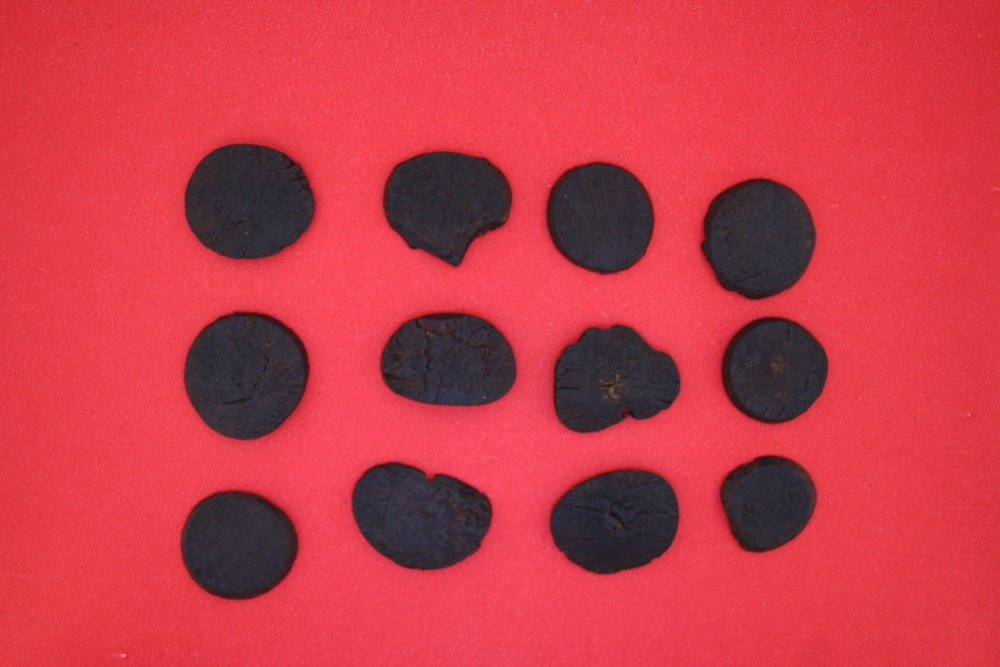
#> input picture code/1.jpg, 1000 x 667 px, shrunk from 1728 x 1152 before the run
$ python separate_herbs.py   (Python 2 division)   (older library calls are emulated)
#> lines starting #> are read from the running program, lines starting #| are printed output that depends on the picture; after the words box and inside, x2 and y2 are one past the last pixel; in counts of white or black regions, pixels touching at a corner belong together
#__author__ : Shrobon Biswas
'''__Description__ :
1. To detect correct number of contours
2. Performing masking to segment out the image

'''

import numpy as np
import cv2
from matplotlib import pyplot as plt


img = cv2.imread('1.jpg')
#> img is the input picture: shape (667, 1000, 3); mean B, G, R 71.7, 59.3, 199.9
cv2.imshow("Original Image",img)

imgray = cv2.cvtColor(img,cv2.COLOR_BGR2GRAY)
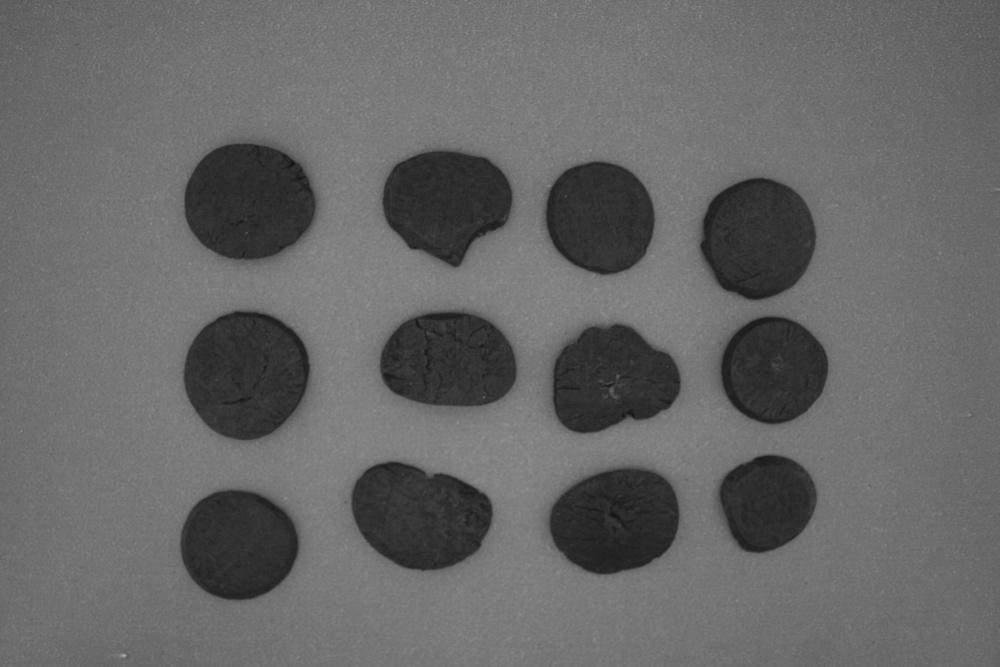
#> imgray: shape (667, 1000); min 18, max 171, mean 102.7
blurring = cv2.GaussianBlur(imgray,(7,7),0)
ret,thresh = cv2.threshold(blurring,0,255,cv2.THRESH_BINARY | cv2.THRESH_OTSU)
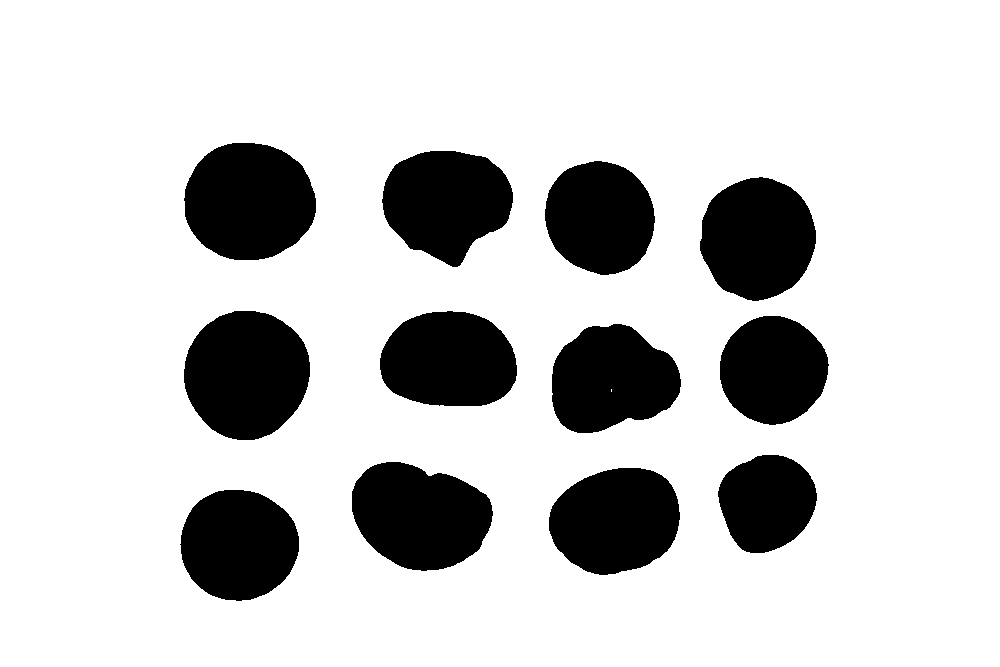
#> thresh: shape (667, 1000); 81% white; 12 black regions
#> ret = 81
(image, contour , _) =  cv2.findContours(thresh,cv2.RETR_LIST,cv2.CHAIN_APPROX_SIMPLE)
#> contour = 14 contours, 1 with area under 20; largest, box (x1, y1, x2, y2) and area: (0, 0, 1000, 667) 665334, (183, 310, 311, 441) 12858, (183, 142, 317, 261) 12426, (351, 461, 494, 572) 11676, (699, 176, 817, 302) 11216

image_area = img.shape[0] * img.shape[1]
#> image_area = 667000
arealist = []
accepted_contours =[]

for i in contour:
	cont_area = cv2.contourArea(i)
	if cont_area >= 10000 and cont_area <= 0.8 * image_area:
		arealist.append(cont_area)
		accepted_contours.append(i)
#> this loop made 14 passes
#> cont_area on passes 1, 2, 3, 4, 6, 7, 8, 9, 10, 11, 12, 13: 10508, 11083, 11676.5, 7498, 10718.5, 9289.5, 10752.5, 12857.5, 11215.5, 9931, 11061.5, 12426
#> (i, cont_area) on pass 14: ([[0, 0], [0, 666], [999, 666], [999, 0]], 665334)
#> after the loop, accepted_contours = 9 contours; largest, box (x1, y1, x2, y2) and area: (183, 310, 311, 441) 12858, (183, 142, 317, 261) 12426, (351, 461, 494, 572) 11676, (699, 176, 817, 302) 11216, (548, 467, 681, 576) 11083; arealist = [10508, 11083, 11676.5, 10718.5, 10752.5, 12857.5, 11215.5, 11061.5, 12426]

print "Number of herbs detected in image"
print len(accepted_contours)
#| 9


for i in range(0,len(accepted_contours)):
	cv2.drawContours(thresh, accepted_contours, i , (255,255,255),thickness = -1)
#> this loop made 9 passes
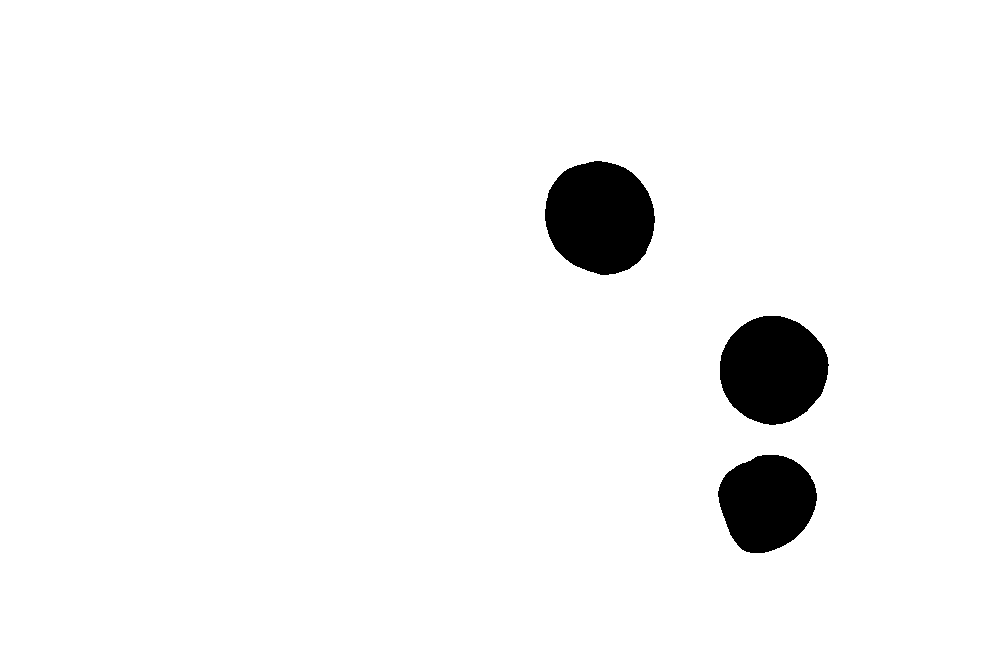
#> thresh: shape (667, 1000); 96.1% white; 3 black regions, box (x1, y1, x2, y2) and area: (545, 161, 655, 275) 9772, (720, 316, 829, 425) 9138, (718, 455, 817, 553) 7360

cv2.imshow('Segmented Image',thresh)


## Some Steps needed to perform masking ::: Can be made faster
for i in range(0,thresh.shape[0]):
	for j in range(0,thresh.shape[1]):
		if thresh[i][j] < 50:
			thresh[i][j] = 0
		else:
			thresh[i][j] = 255

#masking
result_b = cv2.bitwise_and(img[:,:,0],img[:,:,0],mask=thresh)
result_g = cv2.bitwise_and(img[:,:,1],img[:,:,1],mask=thresh)
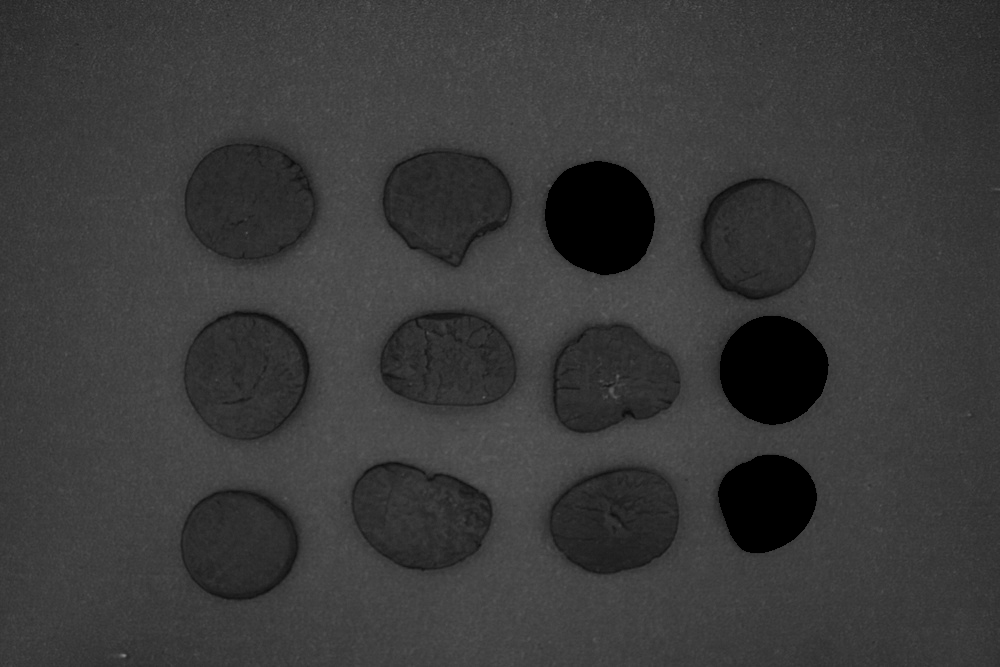
#> result_g: shape (667, 1000); min 0, max 132, mean 57.6
result_r = cv2.bitwise_and(img[:,:,2],img[:,:,2],mask=thresh)
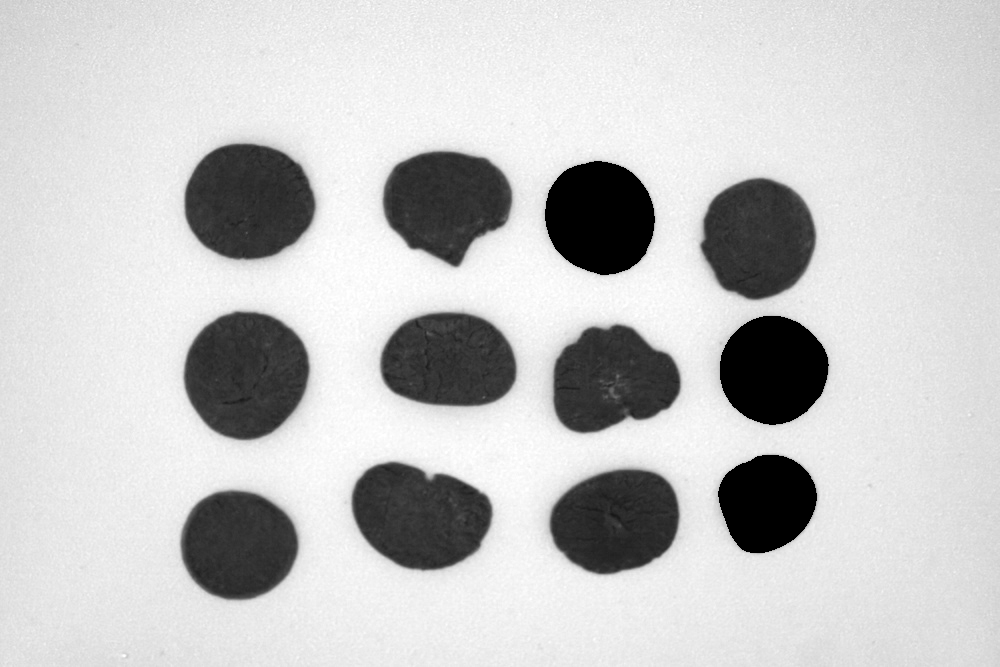
#> result_r: shape (667, 1000); min 0, max 255, mean 197.6

Final_Result = np.zeros_like(img)
Final_Result[:,:,0] = result_b
Final_Result[:,:,1] = result_g
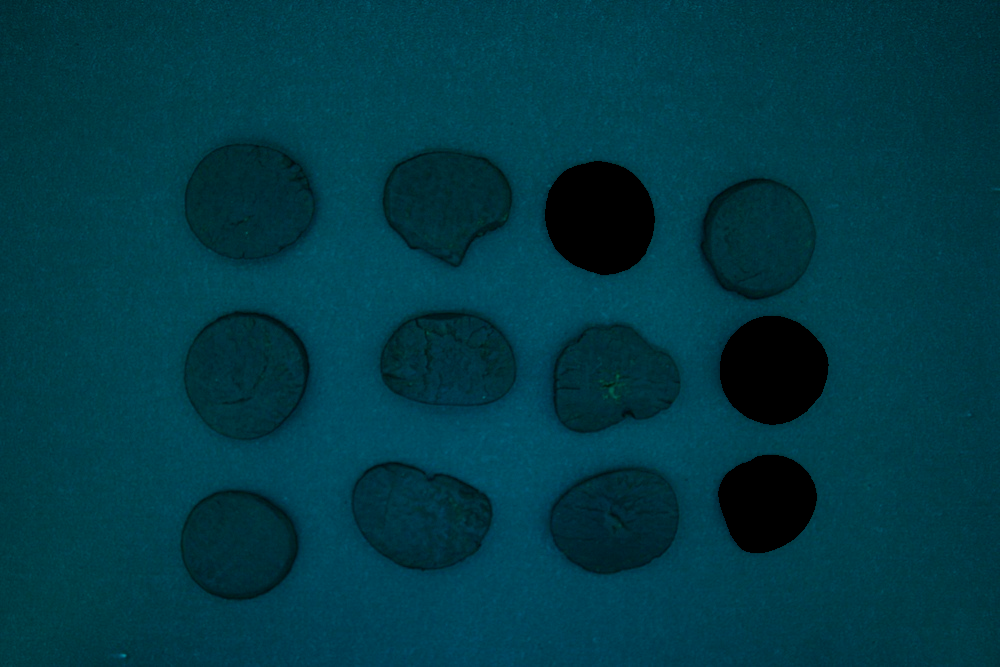
#> Final_Result: shape (667, 1000, 3); mean of channels 0, 1, 2 69.8, 57.6, 0; drawn as B, G, R
Final_Result[:,:,2] = result_r
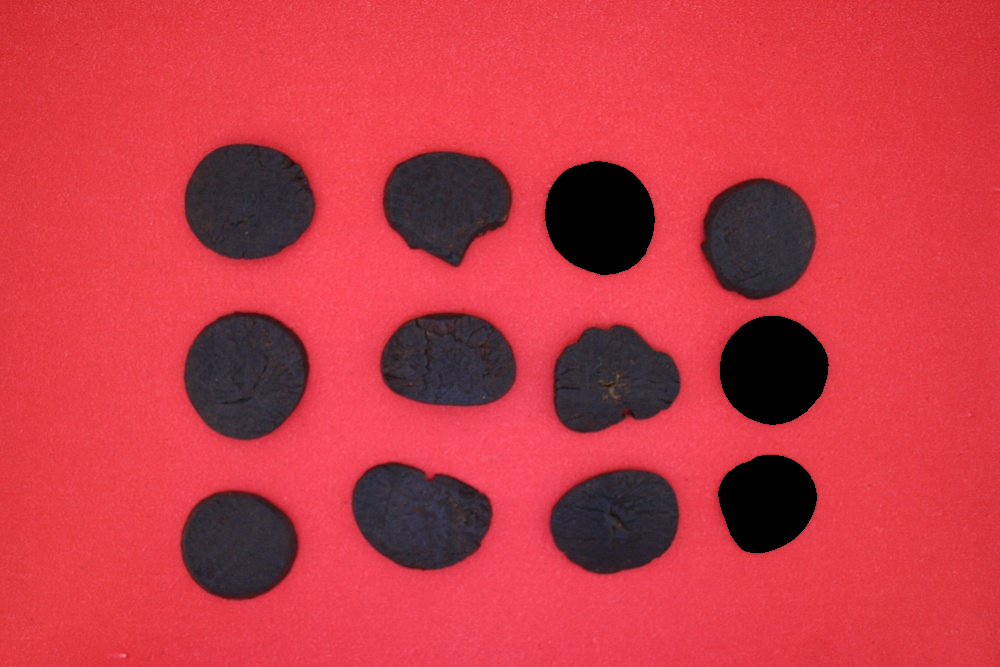
#> Final_Result: shape (667, 1000, 3); mean of channels 0, 1, 2 69.8, 57.6, 197.6; drawn as B, G, R


cv2.imshow("After masking",Final_Result)
cv2.waitKey(0)
